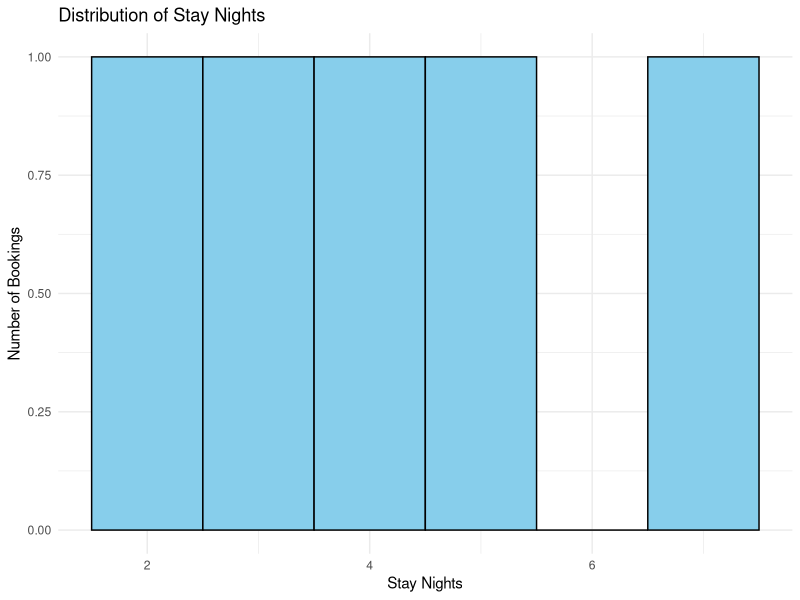
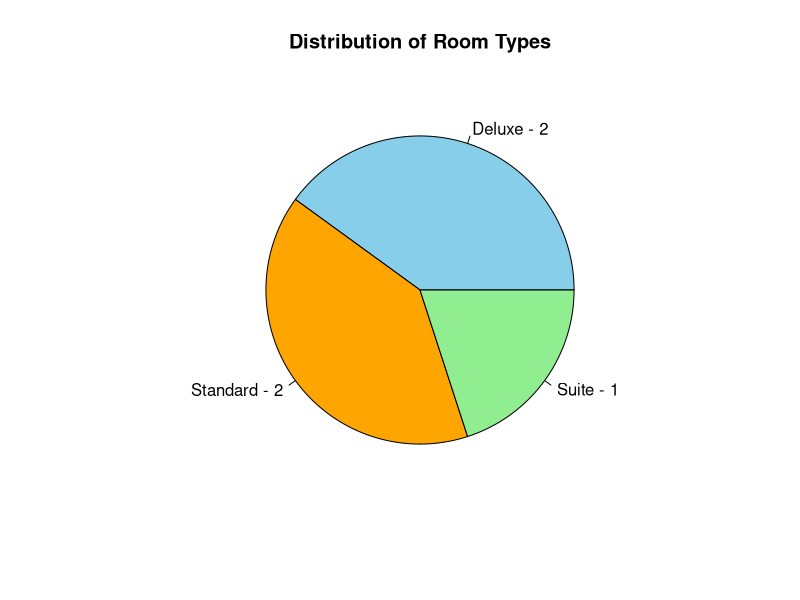
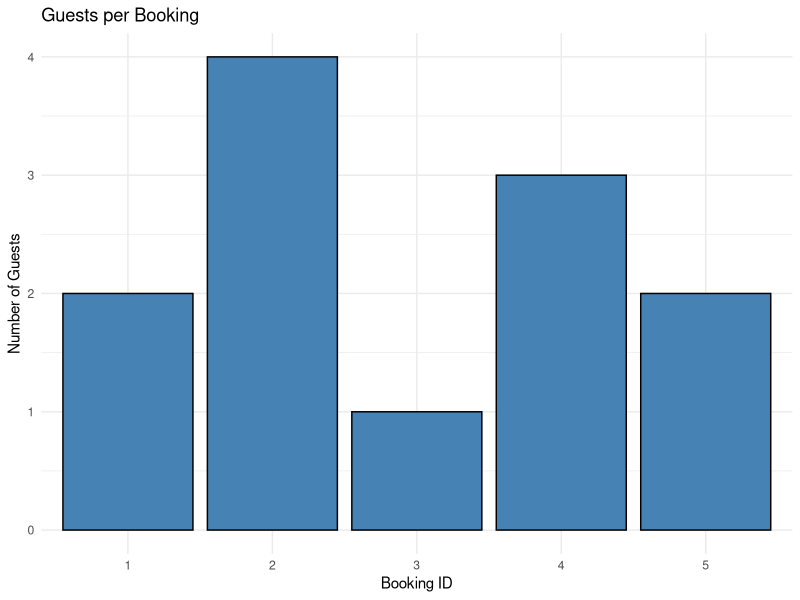
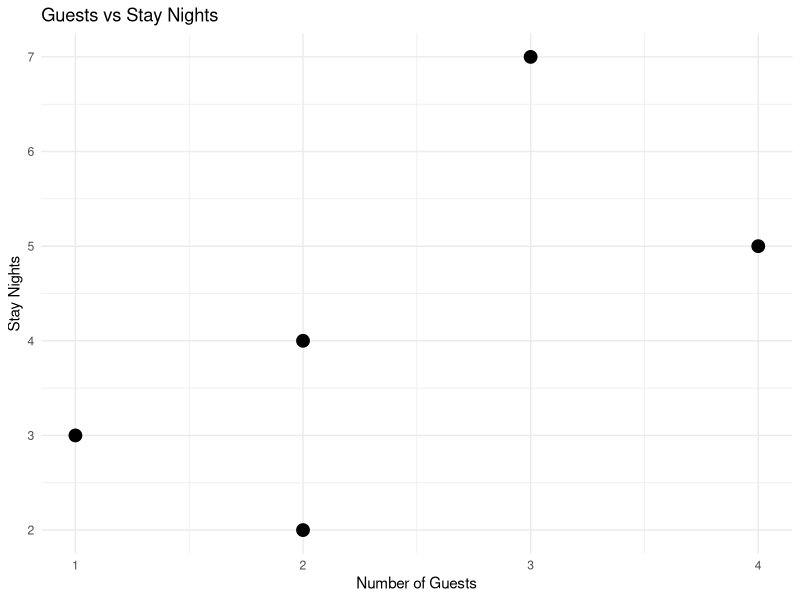

The R source for these figures, in order:
# ============================================================
# SET 24 - HOTEL BOOKING ANALYSIS
# ============================================================

# Load ggplot2
library(ggplot2)


# ============================================================
# CREATE DATASET
# ============================================================

hotel_data <- data.frame(
  Booking_ID = c(1, 2, 3, 4, 5),
  Stay_Nights = c(2, 5, 3, 7, 4),
  Guests = c(2, 4, 1, 3, 2),
  Room_Type = c("Standard", "Deluxe", "Standard", "Suite", "Deluxe")
)

# Display dataset
print(hotel_data)


# ============================================================
# QUESTION 1
# HISTOGRAM OF STAY NIGHTS
# ============================================================

ggplot(
  hotel_data,
  aes(x = Stay_Nights)
) +
  geom_histogram(
    binwidth = 1,
    fill = "skyblue",
    color = "black"
  ) +
  labs(
    title = "Distribution of Stay Nights",
    x = "Stay Nights",
    y = "Number of Bookings"
  ) +
  theme_minimal()


# ============================================================
# QUESTION 2
# PIE CHART OF ROOM TYPES
# ============================================================

room_count <- table(hotel_data$Room_Type)

pie(
  room_count,
  labels = paste(
    names(room_count),
    room_count,
    sep = " - "
  ),
  main = "Distribution of Room Types",
  col = c("skyblue", "orange", "lightgreen")
)


# ============================================================
# QUESTION 3
# BAR CHART OF GUESTS PER BOOKING
# ============================================================

ggplot(
  hotel_data,
  aes(
    x = factor(Booking_ID),
    y = Guests
  )
) +
  geom_bar(
    stat = "identity",
    fill = "steelblue",
    color = "black"
  ) +
  labs(
    title = "Guests per Booking",
    x = "Booking ID",
    y = "Number of Guests"
  ) +
  theme_minimal()


# ============================================================
# QUESTION 4
# SCATTER PLOT OF GUESTS VS STAY NIGHTS
# ============================================================

ggplot(
  hotel_data,
  aes(
    x = Guests,
    y = Stay_Nights
  )
) +
  geom_point(
    size = 4
  ) +
  labs(
    title = "Guests vs Stay Nights",
    x = "Number of Guests",
    y = "Stay Nights"
  ) +
  theme_minimal()
